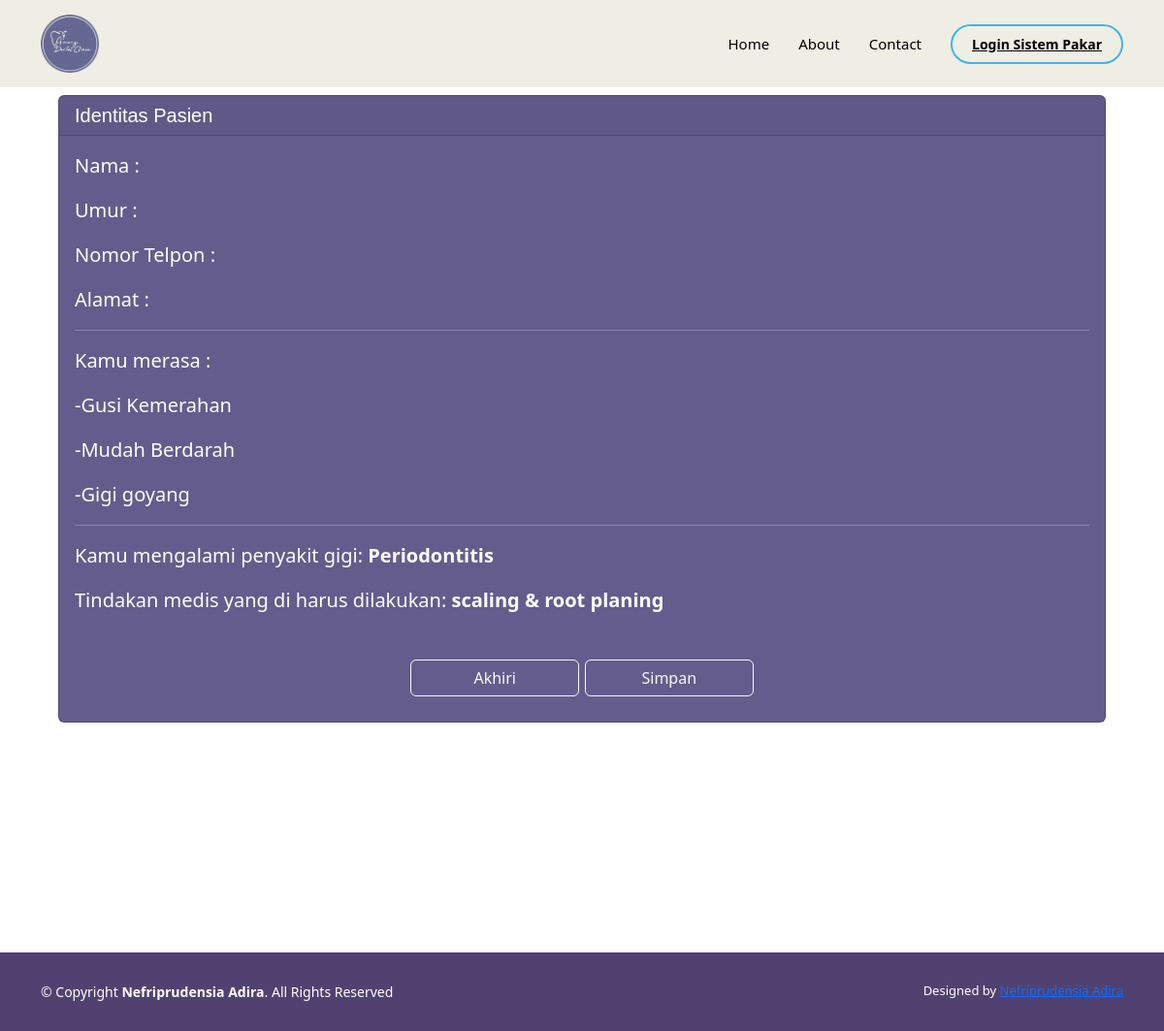
The page /solusi.php?kode=P02 on the database its author committed.
### tables this page shows
CREATE TABLE `tb_kesimpulan_gigi` (
  `kode_kesimpulan` int(11) NOT NULL AUTO_INCREMENT,
  `solusi` varchar(50) NOT NULL,
  `tindakan` varchar(50) DEFAULT NULL,
  `fakta` varchar(100) NOT NULL,
  `oleh` varchar(100) NOT NULL,
  `status` varchar(100) NOT NULL,
  PRIMARY KEY (`kode_kesimpulan`)
);

CREATE TABLE `tb_penyakit` (
  `kode_solusi` varchar(50) NOT NULL,
  `isi_solusi` varchar(200) NOT NULL,
  `tindakan` varchar(200) NOT NULL,
  PRIMARY KEY (`kode_solusi`)
);

### solusi.php (the view, shortened to what this page needs)
<!DOCTYPE html>
<html lang="id">
<head>
    <link rel="stylesheet" href="https://getbootstrap.com/docs/4.1/dist/css/bootstrap.min.css">
    <link href="css/style.css" rel="stylesheet">
    <link href="css/carousel.css" rel="stylesheet">
  <link href="vendor/aos/aos.css" rel="stylesheet">
  <link href="vendor/bootstrap/css/bootstrap.min.css" rel="stylesheet">
  <link href="vendor/bootstrap-icons/bootstrap-icons.css" rel="stylesheet">
  <link href="vendor/boxicons/css/boxicons.min.css" rel="stylesheet">
  <link href="vendor/glightbox/css/glightbox.min.css" rel="stylesheet">
  <link href="vendor/remixicon/remixicon.css" rel="stylesheet">
  <link href="vendor/swiper/swiper-bundle.min.css" rel="stylesheet">
</head>
<body style="padding-bottom: 0px!important;">
    <?php include ('navbar.php'); ?>
    <main class="batas-atas mt-5">
        <div class="card text-white mb-3" style="background-color:#645c8c">
          <h5 class="card-header">Identitas Pasien</h5>
          <div class="card-body text-left ukuran-20">
            <form method="post" action="solusi.php" enctype="multipart/form-data" role="form">
                <?php
                include ('koneksi.php');
                echo "<p>Nama : ".$_SESSION['nama']."</p>";
                echo "<p>Umur : ".$_SESSION['umur']."</p>";
                echo "<p>Nomor Telpon : ".$_SESSION['nomor']."</p>";
                echo "<p>Alamat : ".$_SESSION['alamat']."</p>";
                    if(isset($_GET['kode'])){
                        $kode=$_GET['kode'];
                    }
                ?>
                <hr>
                <p>Kamu merasa :</p>
                <?php
                 include "fungsi.php";
                 solusi($kode);
                ?>
                <hr>
                <?php
                $sql = "SELECT * from tb_penyakit WHERE kode_solusi='$kode'";
                $data = mysqli_query($connect,$sql);
                $row = mysqli_fetch_assoc($data);
                if ($row['kode_solusi']=="x-1" || $row['isi_solusi']=="x-2" || $row['isi_solusi']=="x-3" || $row['isi_solusi']=="x-4" || $row['isi_solusi']=="x-5") {
                     echo "<center><p><strong style='color:red'>SISTEM TIDAK MENEMUKAN JAWABAN !</strong></p></center><hr>";
                     ?>
                        <div class="card bg-dark">
                             <h5 class="card-header">Pengguna menambah fakta baru</h5>
                            <div class="card-body">
                             <form action="solusi.php" method="post">
                              <div class="form-group">
                                <label for="exampleFormControlSelect1">Pilih Penyakit :</label>
                                <select name="solusi" class="form-control" id="exampleFormControlSelect2">
                                <?php
                                include "koneksi.php";
                                $sql = "SELECT * from tb_penyakit";
                                $data = mysqli_query($connect,$sql);
                                while ($row = mysqli_fetch_assoc($data)) {
                                   if ($row['isi_solusi']!="x-1" && $row['isi_solusi']!="x-2" && $row['isi_solusi']!="x-3" && $row['isi_solusi']!="x-4" && $row['isi_solusi']!="x-5") {
                                    echo '<option value="'.$row["isi_solusi"].'">'.$row["isi_solusi"].'</option>';
                                 }
                                }
                                ?>
                                </select>
                              </div>
                              <div class="form-group">
                                <label for="exampleFormControlInput2">Masukan fakta:</label>
                                <input type="text" name="fakta" class="form-control" id="exampleFormControlInput1" placeholder="Contoh : Terasa ngilu pada gigi">
                              </div>
                              <input type="submit" class="btn btn-info" name="masukan">
                            </form>
                            </div>
                        </div>
                     <?php
                }
                else{
                    echo "<p>Kamu mengalami penyakit gigi: <strong style='color:white'>".$row['isi_solusi']."</strong></p>";
                }
                ?>
                <?php
                $sql = "SELECT * from tb_penyakit WHERE kode_solusi='$kode'";
                $data = mysqli_query($connect,$sql);
                $row = mysqli_fetch_assoc($data);
                if ($row['kode_solusi']=="x-1" || $row['isi_solusi']=="x-2" || $row['isi_solusi']=="x-3" || $row['isi_solusi']=="x-4" || $row['isi_solusi']=="x-5") {
                     echo "<center><p><strong style='color:red'>SISTEM TIDAK MENEMUKAN JAWABAN !</strong></p></center><hr>";
                     ?>
                     <?php
                }
                else{
                    echo "<p>Tindakan medis yang di harus dilakukan: <strong style='color:white'>".$row['tindakan']."</strong></p>";
                }
                ?>
            </form>
            <br>
            <div class="text-center">
                <a style="margin-bottom: 10px;" href="hapus-session.php" class="btn btn-outline-light col-sm-2">Akhiri</a>
                <a style="margin-bottom: 10px;" href="simpan-data.php" class="btn btn-outline-light col-sm-2">Simpan</a>
            </div>
          </div>
        </div>
    </main>
    <?php include ('footer2.php'); ?>
</body>
</html>

### fungsi.php (shortened to what this page needs)
<?php
function kesimpulan($penyakit){
    include 'koneksi.php';
    $sql = "SELECT * from tb_kesimpulan_gigi WHERE solusi='$penyakit' AND status='setuju'";
    $data = mysqli_query($connect,$sql);
    while ($row = mysqli_fetch_assoc($data)) {
        echo '<p>-'.$row['fakta'].'</p>';
    }
}
function solusi($kode){
    if ($kode=='P02') {
        $penyakit = "Periodontitis";
        kesimpulan($penyakit);
    }
}
?>

### css/style.css (style rules this page uses)
.card { margin-left: 5%; margin-right: 5%; }
.batas-atas { padding-top: 50px; }
.ukuran-20 { font-size: 20px; }
body { font-family: "Open Sans", sans-serif; color: #444444; }
a { color: #47b2e4; text-decoration: none; }
h1, h2, h3, h4, h5, h6 { font-family: "Jost", sans-serif; }

### css/carousel.css (style rules this page uses)
body { padding-bottom: 3rem; color: #5a5a5a; }

### rows shown on the page
tb_kesimpulan_gigi: fakta "Gusi Kemerahan"
tb_kesimpulan_gigi: fakta "Mudah Berdarah"
tb_kesimpulan_gigi: fakta "Gigi goyang"
tb_penyakit: isi_solusi "Periodontitis", tindakan "scaling & root planing"
